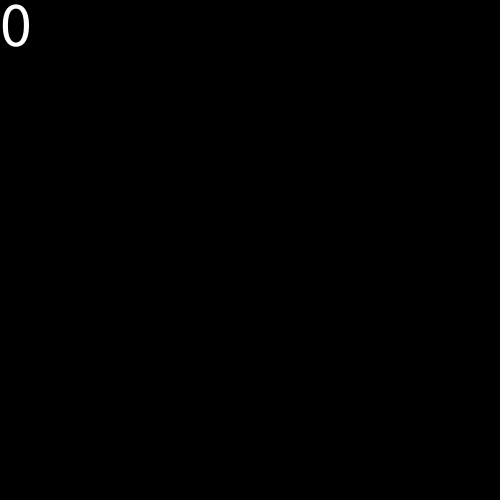
Frame 1 (no input)
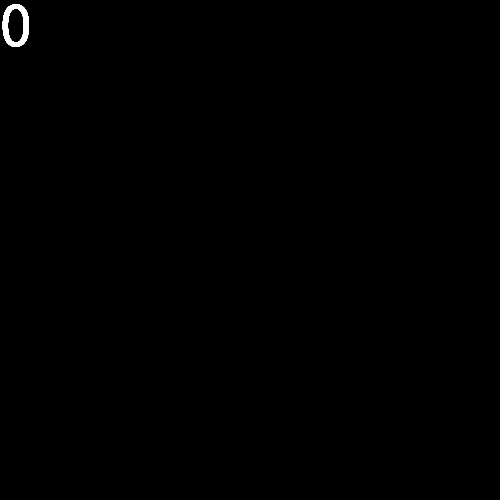
Frame 60 (the mouse pressed at the canvas centre just before this capture)
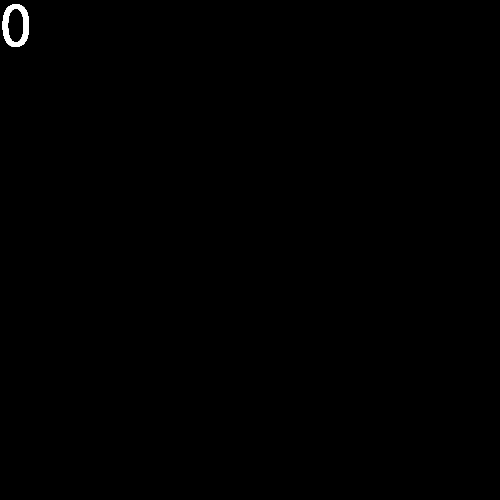
Frame 120 (the mouse held since frame 60 and released just before this capture)

The Processing sketch that drew these frames (run headless with seeded random() and noise(); from frame 60 on, the mouse is pressed at the canvas centre):

// Processing sketch: gameLIFE
// ── gameLIFE.pde
int numCells; // per row/column
int cellSize;
int neighborsRing;
int generation;
boolean playing = false;
int mode;
Grid cellGrid;

void setup()
{
  numCells = 50;
  frameRate(240);
  neighborsRing = 1;
  size(500, 500);
  cellSize = (height / numCells);
  cellGrid = new Grid();
  cellGrid.resetCells();
  cellGrid.display();
  println("Hello! This is a replica of the 'Game of Life' by John Conway, with the Seeds automata and the Highlife automata included.");
  println("This processing sketch was made by Justin Luo of period 10, solely.");
  println("The code works, but would not pass if graded for efficiency. Thankfully, this class is not about that.");
  println("Anyways, press 'a' to start, 'f' to clear, 'r' to randomize all cells, and 't' to reset the generation count.");
  println("'z', 'x', and 'c' change the mode to Conway's, Seeds, and Highlife respectively, with Conway's  being the default loaded up.");
  println("Each different mode has three presets, each accessible within their respective modes with the '1', '2', and '3' hotkeys respectively.");
  println("I'll let you figure out what configurations are in which mode.");
  println("Have fun!");
}

void draw()
{
  if (playing && (frameCount % 30 == 0))
  {
    background(0);
    cellGrid.updateCells();
    if (mode == 0)
    {
      cellGrid.applyConway();
    }
    if (mode == 1)
    {
      cellGrid.applySeedsLife();
    }
    if (mode == 2)
    {
      cellGrid.applyHighLife();
    }
    cellGrid.simultUpdate();
    cellGrid.display();
    generation++;
    // println(cellGrid.grid[1][1].alive);
  }
  generationDisplay();
  // println(cellGrid.grid[1][1].alive);
  // println(frameCount);
}

void mouseReleased()
{
  int col = mouseX / cellSize;
  int row = mouseY / cellSize;
  cellGrid.grid[row][col].alive = !cellGrid.grid[row][col].alive;
  // cellGrid.grid[row][col + 1].alive = true;
  // cellGrid.grid[row + 1][col].alive = true;
  // cellGrid.grid[row + 1][col + 1].alive = true;
  println(row + "," + col);
  cellGrid.display();
}

void keyPressed()
{
  if (key == 'a')
  {
    playing = !playing;
    if (playing == true)
    {
      println("Unpaused the game");
    } else
    {
      println("Stopped the game");
    }
  }
  if (key == 'r')
  {
    cellGrid.randomizeCells(30);
    cellGrid.display();
    println("Randomized cell states");
  }
  if (key == 'f')
  {
    cellGrid.resetCells();
    cellGrid.display();
    println("Resetted cells to dead state");
  }
  if (key == 't')
  {
    generation = 0;
    generationDisplay();
    println("Resetted generation count");
  }
  if (key == 'z')
  {
    mode = 0;
    println("Conway");
  }
  if (key == 'x')
  {
    mode = 1;
    println("Seeds");
  }
  if (key == 'c')
  {
    mode = 2;
    println("Highlife");
  }
  if (mode == 0 && key == '1')
  {
    cellGrid.resetCells();
    cellGrid.grid[15][19].alive = true;
    cellGrid.grid[16][19].alive = true;
    cellGrid.grid[17][19].alive = true;
    cellGrid.grid[17][18].alive = true;
    cellGrid.grid[16][17].alive = true;
    cellGrid.display();
    println("glider");
  }

  if (mode == 0 && key == '2')
{
    cellGrid.resetCells();
    cellGrid.grid[10][10].alive = true;
    cellGrid.grid[10][11].alive = true;
    cellGrid.grid[11][10].alive = true;
    cellGrid.grid[11][11].alive = true;

    cellGrid.grid[12][12].alive = true;
    cellGrid.grid[12][13].alive = true;
    cellGrid.grid[13][12].alive = true;
    cellGrid.grid[13][13].alive = true;

    cellGrid.display();
    println("beacon");
}

  if (mode == 0 && key == '3')
  {
    cellGrid.resetCells();

    cellGrid.grid[10][20].alive = true;
    cellGrid.grid[10][21].alive = true;
    cellGrid.grid[10][22].alive = true;

    cellGrid.grid[11][19].alive = true;
    cellGrid.grid[11][20].alive = true;
    cellGrid.grid[11][21].alive = true;

    cellGrid.display();
    println("toad oscillator");
  }
}

  void generationDisplay()
  {
    textAlign(LEFT, TOP);
    textSize(64);
    fill(255);
    text(generation, 0, 0);
  }

// ── Cell.pde
class Cell
{
  int size;
  boolean alive;
  boolean nextAlive;
  int cellX;
  int cellY;
  int nearbyNeighbors;
  int neighborsAlive;
  boolean[] neighborsStates8;

  Cell()
  {
    alive = false;
    size = cellSize;
    nearbyNeighbors = neighborsRing;
    neighborsAlive = 0;
    neighborsStates8 = new boolean[8];
  }

  void display()
  {
    if (alive == true)
    {
      fill(255);
      // println("I just set it to white");
    } else {
      fill(0);
      // println("I just set it to black");
    }
    square(cellX, cellY, size);
  }

  void updateNeighborsAlive()
  {
    neighborsAlive = 0;
    for (int row = 0; row < numCells; row++)
    {
      for (int col = 0; col < numCells; col++)
      {
        if (
          ( cellGrid.grid[row][col].cellX <= this.cellX + (nearbyNeighbors * cellSize) &&
          cellGrid.grid[row][col].cellX >= this.cellX - (nearbyNeighbors * cellSize) &&
          cellGrid.grid[row][col].cellY <= this.cellY + (nearbyNeighbors * cellSize) &&
          cellGrid.grid[row][col].cellY >= this.cellY - (nearbyNeighbors * cellSize) &&
          cellGrid.grid[row][col] != this &&
          cellGrid.grid[row][col].alive))
        {
          neighborsAlive++;
        }
      }
    }
  }

  void conwayGameOfLife()
  {
    if (neighborsAlive < 2 && alive == true)
    {
      nextAlive = false;
    }
    if (neighborsAlive > 3 && alive == true)
    {
      nextAlive = false;
    }
    if (neighborsAlive == 3 && alive == false)
    {
      nextAlive = true;
    }
    if ((neighborsAlive == 2 || neighborsAlive == 3) && alive == true)
    {
      nextAlive = true;
    }
  }

  void seedsLife()
  {
    if (alive == true)
    {
      nextAlive = false;
    }
    if (alive == false && neighborsAlive == 2)
    {
      nextAlive = true;
    }
  }

  void highLife()
  {
    if (alive == false && (neighborsAlive == 3 || neighborsAlive == 6))
    {
      nextAlive = true;
    }
    else if (alive == true && (neighborsAlive == 2 || neighborsAlive == 3))
    {
      nextAlive = true;
    }
    else
    {
      nextAlive = false;
    }
  }

  void simultUpdate()
  {
    alive = nextAlive;
  }
}

// ── Grid.pde
class Grid
{
  Cell grid[][];
  int gridLength;
  int gridHeight;

  Grid()
  {
    gridLength = numCells;
    gridHeight = numCells;
    grid = new Cell[gridHeight][gridLength];
  }

  void resetCells()
  {
    for (int row = 0; row < gridHeight; row++)
    {
      for (int col = 0; col < gridLength; col++)
      {
        grid[row][col] = new Cell();
        grid[row][col].cellX = col * cellSize;
        grid[row][col].cellY = row * cellSize;
      }
    }
  }

  void randomizeCells(int percentage)
  {
    for (int row = 0; row < gridHeight; row++)
    {
      for (int col = 0; col < gridLength; col++)
      {
        int r = (int)random(1, 101);
        grid[row][col] = new Cell();
        if (r <= percentage)
        {
          grid[row][col].alive = true;
        } else
        {
          grid[row][col].alive = false;
        }
        grid[row][col].cellX = col * cellSize;
        grid[row][col].cellY = row * cellSize;
      }
    }
  }

  void display()
  {
    for (int row = 0; row < gridHeight; row++)
    {
      for (int col = 0; col < gridLength; col++)
      {
        grid[row][col].display();
      }
    }
  }

  void updateCells()
  {
    for (int row = 0; row < gridHeight; row++)
    {
      for (int col = 0; col < gridLength; col++)
      {
        grid[row][col].updateNeighborsAlive();
      }
    }
  }

  void applyConway()
  {
    for (int row = 0; row < gridHeight; row++)
    {
      for (int col = 0; col < gridLength; col++)
      {
        grid[row][col].conwayGameOfLife();
      }
    }
  }
  
  void applySeedsLife()
  {
    for (int row = 0; row < gridHeight; row++)
    {
      for (int col = 0; col < gridLength; col++)
      {
        grid[row][col].seedsLife();
      }
    }
  }
  
  void applyHighLife()
  {
    for (int row = 0; row < gridHeight; row++)
    {
      for (int col = 0; col < gridLength; col++)
      {
        grid[row][col].highLife();
      }
    }
  }

  void simultUpdate()
  {
    for (int row = 0; row < gridHeight; row++)
    {
      for (int col = 0; col < gridLength; col++)
      {
        grid[row][col].simultUpdate();
      }
    }
  }
}
